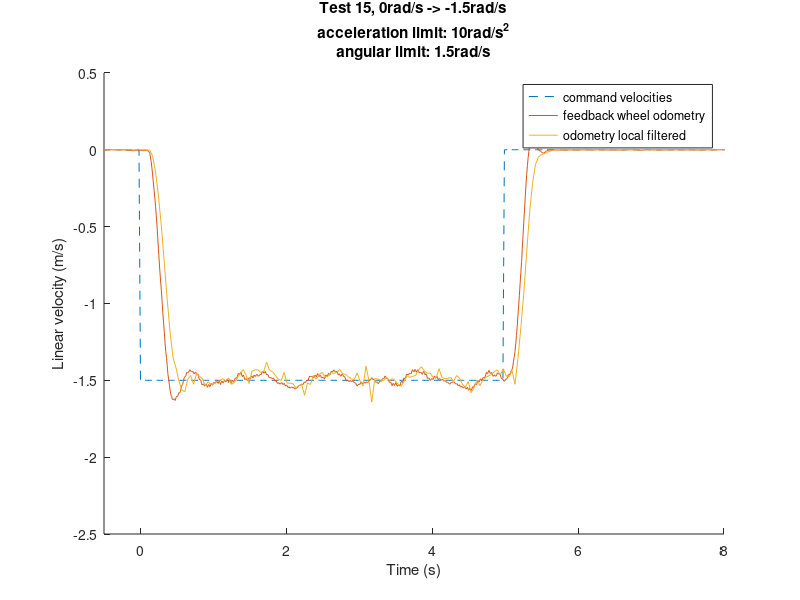

Source code (MATLAB):
clear all;
close all;
%%%%%%%%%%%%%%%%%%% Read command velocities %%%%%%%%%%%%%%%%%%%%%%%%%%%%%%%
cmd_vel = csvread('_slash_segway_slash_cmd_vel.csv',1,0);
% Data format is: rosbagTimestamp,linear,x,y,z,angular,x,y,z
cmd_time = cmd_vel(:,1)/10^9;
cmd_lin = cmd_vel(:,3);
cmd_ang = cmd_vel(:,9)*1.5;%since my angular velocity limit is 1.5rad/s
start_col = find(cmd_ang,1);% Find the first non-zero point
start_time = cmd_time(start_col);
cmd_time = cmd_time - start_time;
figure
hold on
plot(cmd_time,cmd_ang,'--');
%%%%%%%%%%%%%%%%%%% Read feedback_wheel_odometry %%%%%%%%%%%%%%%%%%%%%%%%%%%%%%%
% fid = fopen('wheel_odometry.csv','r');
% dlmread() and csvread() are designed to only expect numeric values, 
% So we need to delete all the non-numerics values.(Finish this step in sublime or other editers)

% Original data format is:
% rosbagTimestamp,header,seq,stamp,secs,nsecs,frame_id,child_frame_id,pose,
% pose,position,x,y,z,orientation,x,y,z,w,covariance,twist,twist,linear,x,y,z,
% angular,x,y,z,covariance

% After deleting non numeric values, data format is:
% rosbagTimestamp,seq,secs,nsecs,(position)x,(position)y,(position)z,(orientation)x,(orientation)y,(orientation)z,(orientation)w,
% covariance(36numbers),(linear)x,(linear)y,(linear)z,(angular)x,(angular)y,(angular)z,covariance(36numbers)

feedback_wheel_odometry = csvread('feedback_wheel_odometry.csv');
feedback_wheel_time = feedback_wheel_odometry(:,3) + feedback_wheel_odometry(:,4)/10^9;
feedback_wheel_time = feedback_wheel_time - start_time;
feedback_wheel_lin = feedback_wheel_odometry(:,48);
feedback_wheel_ang = feedback_wheel_odometry(:,53);
plot(feedback_wheel_time,feedback_wheel_ang);

%%%%%%%%%%%%%%%%%%% Read odometry_local_filtered %%%%%%%%%%%%%%%%%%%%%%%%%%%%%%%
odometry_local = csvread('odometry_local_filtered.csv');
odometry_local_time = odometry_local(:,3) + odometry_local(:,4)/10^9;
odometry_local_time = odometry_local_time - start_time;
odometry_local_lin = odometry_local(:,48);
odometry_local_ang = odometry_local(:,53);
plot(odometry_local_time,odometry_local_ang);
legend('command velocities','feedback wheel odometry','odometry local filtered','Location','best')
axis([-0.5 8 -2.5 0.5])
xlabel('Time (s)')
ylabel('Linear velocity (m/s)')
title({'Test 15, 0rad/s -> -1.5rad/s','acceleration limit: 10rad/s^2','angular limit: 1.5rad/s'})
